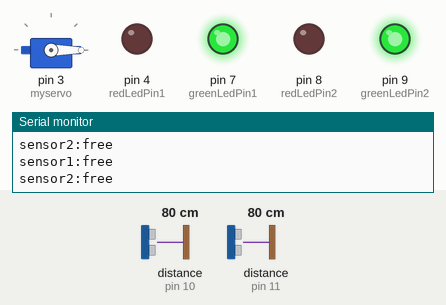
Recording of a sketch running on a simulated Arduino Uno, built with avr-gcc and run on an emulated ATmega328P. Shown: servo, output pins drawn as LEDs (lit = HIGH), the last lines printed to the serial monitor. Wiring (inferred from the names in the program): 2 × ultrasonic range finder: trigger pin 12, echo pin 10 / trigger pin 13, echo pin 11. The test bench sets the inputs (shaded band); at power-on: distance to the obstacle (sensors on pin 10, pin 11) 80 cm. The echo pulse lasts 58.3 µs per cm; pins used as bus, display or sensor lines are not drawn.

Above: at 1.2 s.
1.3 s: distance to the obstacle (sensor on pin 10) set to 12 cm
2.8 s: distance to the obstacle (sensor on pin 10) set to 9 cm
At 3.2 s:
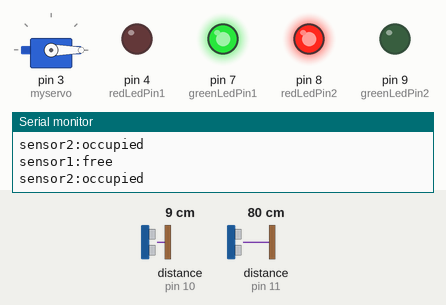
4.3 s: distance to the obstacle (sensor on pin 11) set to 12 cm
5.8 s: distance to the obstacle (sensor on pin 11) set to 9 cm
At 6.3 s:
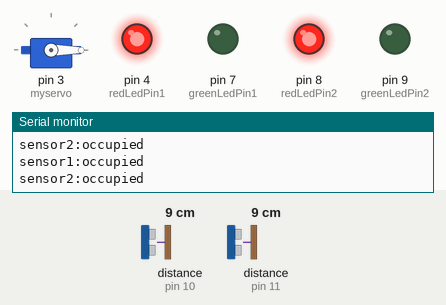
7.3 s: distance to the obstacle (sensor on pin 10) set to 120 cm
At 8.6 s:
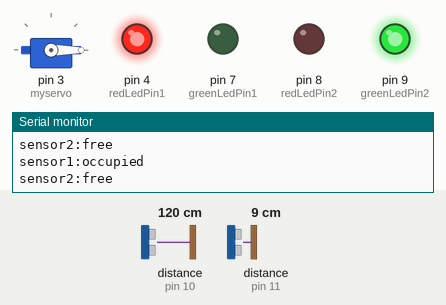
8.9 s: distance to the obstacle (sensor on pin 11) set to 18 cm
At 10.4 s:
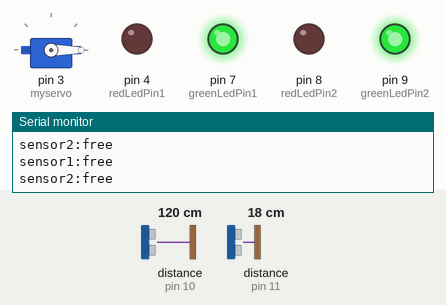
Timing chart, 0 to 11.5 s (numbered marks = the images above; inputs shaded):
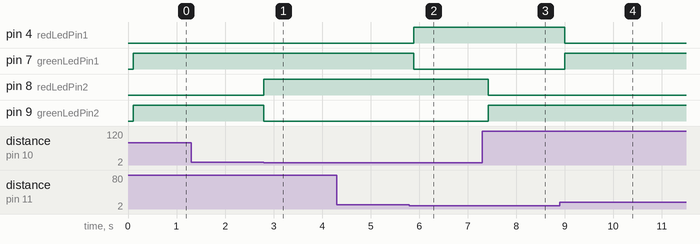

Measured:
- the behaviour switches between 11 and 10 cm on distance to the obstacle (sensor on pin 10) (found by bisection; images 0 and 1)
- the behaviour switches between 11 and 10 cm on distance to the obstacle (sensor on pin 11) (found by bisection; images 1 and 2)
- after the input at 2.8 s, pin 8 (redLedPin2): LOW → HIGH at once; pin 9 (greenLedPin2): HIGH → LOW at once
- after the input at 5.8 s, pin 4 (redLedPin1): LOW → HIGH after 0.09 s; pin 7 (greenLedPin1): HIGH → LOW after 0.09 s
- after the input at 7.3 s, pin 8 (redLedPin2): HIGH → LOW after 0.12 s; pin 9 (greenLedPin2): LOW → HIGH after 0.12 s
- after the input at 8.9 s, pin 4 (redLedPin1): HIGH → LOW after 0.10 s; pin 7 (greenLedPin1): LOW → HIGH after 0.10 s

The sketch:

try_2_dial_combinaison.ino
```cpp
#include <Servo.h>

Servo myservo;  // create servo object to control a servo
// twelve servo objects can be created on most boards

const int triggerPin1 = 13;   // Trigger pin for sensor 1
const int echoPin1 = 11;      // Echo pin for sensor 1
const int triggerPin2 = 12;   // Trigger pin for sensor 2
const int echoPin2 = 10;      // Echo pin for sensor 2
const int redLedPin1 = 4;     // Red LED pin for sensor 1
const int greenLedPin1 = 7;   // Green LED pin for sensor 1
const int redLedPin2 = 8;     // Red LED pin for sensor 2
const int greenLedPin2 = 9;   // Green LED pin for sensor 2

int pos = 0;    // variable to store the servo position

void setup() {
  myservo.attach(3);  // attaches the servo on pin 3 to the servo object
  pinMode(triggerPin1, OUTPUT);
  pinMode(echoPin1, INPUT);
  pinMode(triggerPin2, OUTPUT);
  pinMode(echoPin2, INPUT);
  pinMode(redLedPin1, OUTPUT);
  pinMode(greenLedPin1, OUTPUT);
  pinMode(redLedPin2, OUTPUT);
  pinMode(greenLedPin2, OUTPUT);

  Serial.begin(9600);
}

void loop() {
  myservo.write(500);      // Set servo to open position
  delay(100);                // Wait for 5 seconds
  myservo.write(-500);     // Set servo to closed position
  //delay(100);              // Delay for stability

  // Read sensor 1
  float distance1 = getDistance(triggerPin1, echoPin1);
  if (distance1 < 10.0) {
    digitalWrite(redLedPin1, HIGH);     // Turn on the red LED for sensor 1
    digitalWrite(greenLedPin1, LOW);    // Turn off the green LED for sensor 1
    Serial.println("sensor1:occupied");
  } else {
    digitalWrite(redLedPin1, LOW);      // Turn off the red LED for sensor 1
    digitalWrite(greenLedPin1, HIGH);   // Turn on the green LED for sensor 1
    Serial.println("sensor1:free");
  }

  // Read sensor 2
  float distance2 = getDistance(triggerPin2, echoPin2);
  if (distance2 < 10.0) {
    digitalWrite(redLedPin2, HIGH);     // Turn on the red LED for sensor 2
    digitalWrite(greenLedPin2, LOW);    // Turn off the green LED for sensor 2
    Serial.println("sensor2:occupied");
  }
  else {
    digitalWrite(redLedPin2, LOW);      // Turn off the red LED for sensor 2
    digitalWrite(greenLedPin2, HIGH);   // Turn on the green LED for sensor 2
    Serial.println("sensor2:free");
  }

  delay(50);  // Wait for a short period before reading the sensors again
}

// Function to measure the distance using HC-SR04 sensor
float getDistance(int trigPin, int echoPin) {
  digitalWrite(trigPin, LOW);
  delayMicroseconds(2);
  digitalWrite(trigPin, HIGH);
  delayMicroseconds(10);
  digitalWrite(trigPin, LOW);

  float duration = pulseIn(echoPin, HIGH);
  float distance = (duration * 0.034) / 2;  // Calculate distance in centimeters

  return distance;
}
```
